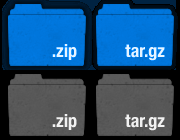
%> input picture images/sprite_download.png, 180 x 140 px
$ octave --eval "result = extractCircleAuto(rgb2gray(imread('../images/sprite_download.png')));"   (GNU Octave 9; MATLAB toolbox functions it lacks are replaced by stand-ins)
%> lines starting %> are read from the running program, lines starting %| are printed output that depends on the picture; in (x1, y1, x2, y2) boxes, pixels count from 0 and x2, y2 are one past the last pixel; in counts of white or black regions, pixels touching at a corner belong together; the program's own positions count from 1
% This program is free software; you can redistribute it and/or
% modify it under the terms of the GNU General Public License
% as published by the Free Software Foundation, version 2.
%
% This program is distributed in the hope that it will be useful,
% but WITHOUT ANY WARRANTY; without even the implied warranty of
% MERCHANTABILITY or FITNESS FOR A PARTICULAR PURPOSE.  See the
% GNU General Public License for more details.
%
% You should have received a copy of the GNU General Public License
% along with this program; if not, write to the Free Software Foundation,
% Inc., 59 Temple Place - Suite 330, Boston, MA  02111-1307, USA.
%

%%%%%%%%%%%%%%%%%%%%%%%%%%%%%%%%%%%%%%%%%%%%%%%%%%%%%%%%%%%%%%%
%                                                             %
%   Created : 2005                                            %
%    Author : Christopher Mei                                 %
%%%%%%%%%%%%%%%%%%%%%%%%%%%%%%%%%%%%%%%%%%%%%%%%%%%%%%%%%%%%%%%

function [C_final,r_final]=extractCircleAuto(I, center)

[lines,cols]=size(I);
%> lines = 140; cols = 180

if nargin==1
  fprintf(1,'Assuming center is at the image center.\n');
  center=[cols/2;lines/2];
%> center = [90; 70]
  radius_threshold=0.1;
else
  radius_threshold=0.05;
end

if nargout==0
  fprintf(1,'Lauching test mode...\n');
  test=1;
else
  test=0;
end

fprintf(1,'Calculating edges... ');
edgeI=edge(I,'sobel');
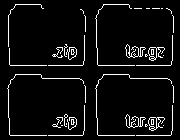
%> edgeI: size 140x180 logical; 6.1% white in thin lines or dots, all inside (x1, y1, x2, y2) = (7, 4, 174, 136)
fprintf(1,'done.\n');

if(test)
  figure(5);
  imshow(edgeI);

  figure(6);
  imshow(uint8(I));
  hold on;

  plot(center(1),center(2),'mo');
end

X=[];
Y=[];

fprintf(1,'Rejecting inner points... ');

est_radius=0;

for i=1:lines
  for j=1:cols
    if edgeI(i,j)~=0
      distToCenter = norm([j;i]-center);

      if(distToCenter>est_radius)
	est_radius=distToCenter;
      end

      %Remove points between the point and the center
      l_dist=1;

      while(l_dist>0.9)
	G=l_dist*[j;i]+(1-l_dist)*center;
	gx=round(G(1));
	gy=round(G(2));

	if((edgeI(gy,gx)==1)&gx~=j&gy~=i)
	  edgeI(gy,gx)=0;
	end
	l_dist=l_dist-0.2/distToCenter;
      end
    end
  end
end
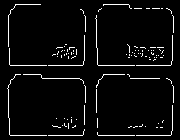
%> edgeI: size 140x180 logical; 4.5% white in thin lines or dots, all inside (x1, y1, x2, y2) = (7, 4, 174, 136)
%> after the loop, G = [162.9; 129.4]; distToCenter = 104.5; est_radius = 104.6; gx = 163; gy = 129; l_dist = 0.899

if(test)
  figure(7)
  imshow(edgeI);
end

fprintf(1,'Rejecting points inside radius... ');

for i=1:lines
  for j=1:cols
    if edgeI(i,j)~=0
      distToCenter = norm([j;i]-center);

      if(abs(distToCenter-est_radius)>radius_threshold*est_radius)
	edgeI(i,j)=0;
      end
    end
  end
end
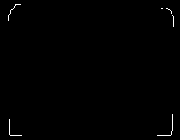
%> edgeI: size 140x180 logical; 0.43% white in thin lines or dots, all inside (x1, y1, x2, y2) = (8, 4, 174, 136)

if(test)
  figure(8)
  imshow(edgeI);
end

%return
for i=1:lines
  for j=1:cols
    if edgeI(i,j)~=0
      X=[X,j];
      Y=[Y,i];
    end
  end
end
%> after the loop, X = 108 values, max 174 at index 31, min 9 at index 28, mean 95.99; Y = 108 values from 5 to 136

fprintf(1,'done.\n');

C=[];
r=[];

fprintf(1,'Doing a simplified RANSAC to obtain circle parameters... ');

% Sort of ransac, except than
% instead of creating all the model
% the median is used on the parameters
for i=1:60
  [C_c,r_c]=randCircleProps(X,Y);
  C=[C,C_c];
  r=[r;r_c];
end
%> this loop made 60 passes
%> (r, r_c) on passes 1, 6, 8, 9, 10: (94.77, 94.77), ([94.77; 95.25; 107.1; 75.99; 100.8; 159.8], 159.8), ([94.77; 95.25; 107.1; 75.99; 100.8; 159.8; 99.29; 219.5], 219.5), (94.39, 94.39), (8.54, 8.54)
%> (C, r, r_c) on passes 2 to 5: ([95.13 88.64; 79.56 68.25], [94.77; 95.25], 95.25), ([95.13 88.64 116.5; 79.56 68.25 108.3], [94.77; 95.25; 107.1], 107.1), ([95.13 88.64 116.5 85.96; 79.56 68.25 108.3 124], [94.77; 95.25; 107.1; 75.99], 75.99), ([95.13 88.64 116.5 85.96 93.58; 79.56 68.25 108.3 124 71.74], [94.77; 95.25; 107.1; 75.99; 100.8], 100.8)

C_final=median(C,2);
r_final=median(r);

fprintf(1,'done.\n');

if(test)
  figure(6);
  draw2DCircle(C_final,r_final,'r-');
  plot(C_final(1),C_final(2),'yx');
end

function [C,r]=randCircleProps(X,Y)
[lines,nbPoints]=size(X);

T=randTriplet(nbPoints);
[C,r]=circleProps([X(T(1)),Y(T(1));...
		   X(T(2)),Y(T(2));...
		   X(T(3)),Y(T(3))]);

function T=randTriplet(nbPoints)
T=round(rand(3,1)*nbPoints);
if T(1)==0
  T(1)=1;
end
if T(2)==0
  T(2)=1;
end
if T(3)==0
  T(3)=1;
end


function L=makeLine(A)
L=[A(1)^2+A(2)^2, -2*A(1), -2*A(2), 1];

%
% P in the form Nx2
%
function [C,r]=circleProps(P)
%M=[makeLine(A);
%   makeLine(B);
%   makeLine(C)];
[nbPoints,cols]=size(P);

M=[P(:,1).^2+P(:,2).^2,-2*P(:,1),-2*P(:,2),ones(nbPoints,1)];

[U,S,V]=svd(M);
nullV=V(:,4);
nullV=nullV/nullV(1);
C=[nullV(2);nullV(3)];
r=sqrt(nullV(2)^2+nullV(3)^2-nullV(4));
